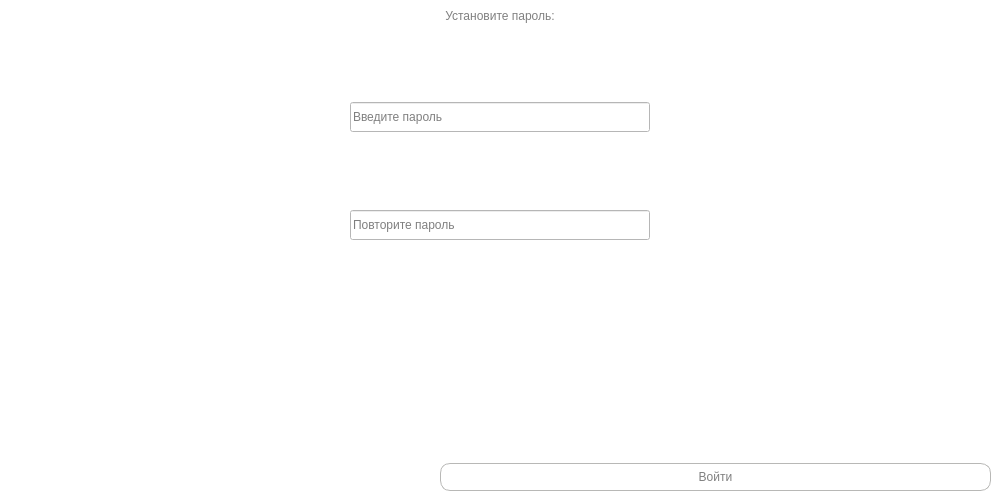
<?xml version="1.0" encoding="UTF-8"?>
<ui version="4.0">
 <class>MainWindow</class>
 <widget class="QMainWindow" name="MainWindow">
  <property name="geometry">
   <rect>
    <x>0</x>
    <y>0</y>
    <width>1000</width>
    <height>500</height>
   </rect>
  </property>
  <property name="windowTitle">
   <string>Регистрация пользователя</string>
  </property>
  <property name="styleSheet">
   <string notr="true">background-color: white;</string>
  </property>
  <widget class="QWidget" name="centralwidget">
   <property name="enabled">
    <bool>true</bool>
   </property>
   <property name="sizePolicy">
    <sizepolicy hsizetype="Minimum" vsizetype="Fixed">
     <horstretch>0</horstretch>
     <verstretch>0</verstretch>
    </sizepolicy>
   </property>
   <property name="minimumSize">
    <size>
     <width>1000</width>
     <height>500</height>
    </size>
   </property>
   <layout class="QFormLayout" name="formLayout_2">
    <property name="sizeConstraint">
     <enum>QLayout::SetMinAndMaxSize</enum>
    </property>
    <property name="labelAlignment">
     <set>Qt::AlignJustify|Qt::AlignVCenter</set>
    </property>
    <property name="formAlignment">
     <set>Qt::AlignCenter</set>
    </property>
    <item row="1" column="0" colspan="2">
     <widget class="QLabel" name="label">
      <property name="styleSheet">
       <string notr="true">font: 20pt &quot;Verdana&quot;;
color: grey;</string>
      </property>
      <property name="text">
       <string>Установите пароль:</string>
      </property>
      <property name="alignment">
       <set>Qt::AlignCenter</set>
      </property>
     </widget>
    </item>
    <item row="2" column="0" colspan="2">
     <layout class="QFormLayout" name="formLayout">
      <property name="labelAlignment">
       <set>Qt::AlignCenter</set>
      </property>
      <property name="formAlignment">
       <set>Qt::AlignHCenter|Qt::AlignTop</set>
      </property>
      <item row="0" column="0">
       <spacer name="verticalSpacer_2">
        <property name="orientation">
         <enum>Qt::Vertical</enum>
        </property>
        <property name="sizeHint" stdset="0">
         <size>
          <width>20</width>
          <height>40</height>
         </size>
        </property>
       </spacer>
      </item>
      <item row="1" column="0">
       <widget class="QLineEdit" name="lineEdit">
        <property name="minimumSize">
         <size>
          <width>300</width>
          <height>30</height>
         </size>
        </property>
        <property name="inputMask">
         <string/>
        </property>
        <property name="text">
         <string/>
        </property>
        <property name="placeholderText">
         <string>Введите пароль</string>
        </property>
       </widget>
      </item>
      <item row="2" column="0">
       <spacer name="verticalSpacer">
        <property name="orientation">
         <enum>Qt::Vertical</enum>
        </property>
        <property name="sizeHint" stdset="0">
         <size>
          <width>20</width>
          <height>40</height>
         </size>
        </property>
       </spacer>
      </item>
      <item row="3" column="0">
       <widget class="QLineEdit" name="lineEdit_2">
        <property name="minimumSize">
         <size>
          <width>300</width>
          <height>30</height>
         </size>
        </property>
        <property name="placeholderText">
         <string>Повторите пароль</string>
        </property>
       </widget>
      </item>
     </layout>
    </item>
    <item row="5" column="0">
     <spacer name="horizontalSpacer">
      <property name="orientation">
       <enum>Qt::Horizontal</enum>
      </property>
      <property name="sizeHint" stdset="0">
       <size>
        <width>425</width>
        <height>20</height>
       </size>
      </property>
     </spacer>
    </item>
    <item row="5" column="1">
     <widget class="QPushButton" name="pushButton">
      <property name="enabled">
       <bool>true</bool>
      </property>
      <property name="cursor">
       <cursorShape>PointingHandCursor</cursorShape>
      </property>
      <property name="mouseTracking">
       <bool>false</bool>
      </property>
      <property name="styleSheet">
       <string notr="true">font: 14pt &quot;Verdana&quot;;
border-radius: 10px;
border: 1px solid rgb(184, 184, 182);
color: grey;
width: 100px;
padding: 6px;
cursor: pointer;</string>
      </property>
      <property name="text">
       <string>Войти</string>
      </property>
      <property name="default">
       <bool>false</bool>
      </property>
      <property name="flat">
       <bool>false</bool>
      </property>
     </widget>
    </item>
    <item row="4" column="1">
     <spacer name="verticalSpacer_3">
      <property name="orientation">
       <enum>Qt::Vertical</enum>
      </property>
      <property name="sizeHint" stdset="0">
       <size>
        <width>20</width>
        <height>20</height>
       </size>
      </property>
     </spacer>
    </item>
   </layout>
  </widget>
 </widget>
 <resources/>
 <connections/>
</ui>
